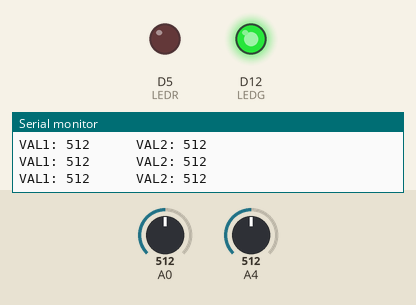
The sketch below on a simulated Arduino Zero (SAMD21). Parts: output pins drawn as LEDs (lit = HIGH), the last lines printed to the serial monitor. The inputs (shaded band) are chosen by the test bench; at power-on: A0 = 512, A4 = 512.

Above: at 1.3 s.
1.4 s: A0 set to 603
2.9 s: A0 set to 626
At 3.9 s:
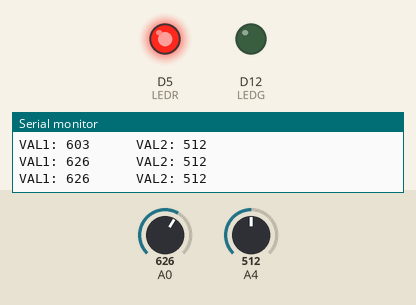
4.5 s: A0 set to 511
At 5.1 s:
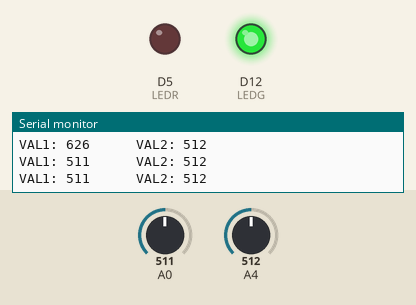
6.0 s: A0 set to 422
7.5 s: A0 set to 401
At 8.7 s:
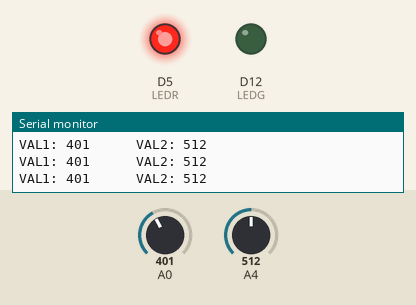
Timing chart, 0 to 10.0 s (numbered marks = the images above; inputs shaded):
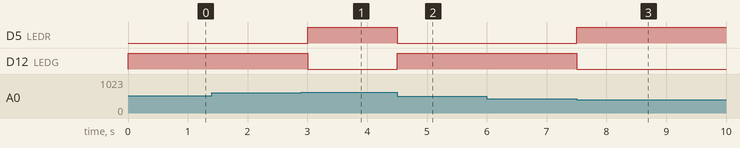

Measured:
- the behaviour switches between 614 and 615 on A0 (found by bisection; images 0 and 1)
- the behaviour switches between 410 and 409 on A0 (found by bisection; images 2 and 3)
- after the input at 2.9 s, D5 (LEDR): LOW → HIGH after 0.10 s; D12 (LEDG): HIGH → LOW after 0.10 s
- after the input at 4.5 s, D5 (LEDR): HIGH → LOW at once; D12 (LEDG): LOW → HIGH at once
- after the input at 7.5 s, D5 (LEDR): LOW → HIGH at once; D12 (LEDG): HIGH → LOW at once

The sketch:

APPS.ino
```cpp
// Accelerator Pedal Position Sensor
// V1.0.0 - scheda arancino mignon


int VAL1,VAL2;
int LEDG = 12;
int LEDR = 5;
void setup() {
 pinMode(LEDG,OUTPUT); //Led di debug verde
 pinMode(LEDR,OUTPUT); //Led di debug rosso
 Serial.begin(9600);
}

void loop() {
  //Assegnazione delle variabili
  VAL1=analogRead(A0);
  VAL2=analogRead(A4);

  //Fase di stampa
  SerialUSB.print("VAL1: ");
  SerialUSB.print(VAL1);
  SerialUSB.print("\t\t\t");
  SerialUSB.print("VAL2: ");
  SerialUSB.println(VAL2);
  SerialUSB.println();

  //Fase di controllo
  if( abs(VAL2-VAL1) > 102 ){
    digitalWrite(LEDR,HIGH);
    digitalWrite(LEDG,LOW);
    }
  else{
    digitalWrite(LEDR,LOW);
    digitalWrite(LEDG,HIGH);
  }
  delay(500);
}
```
